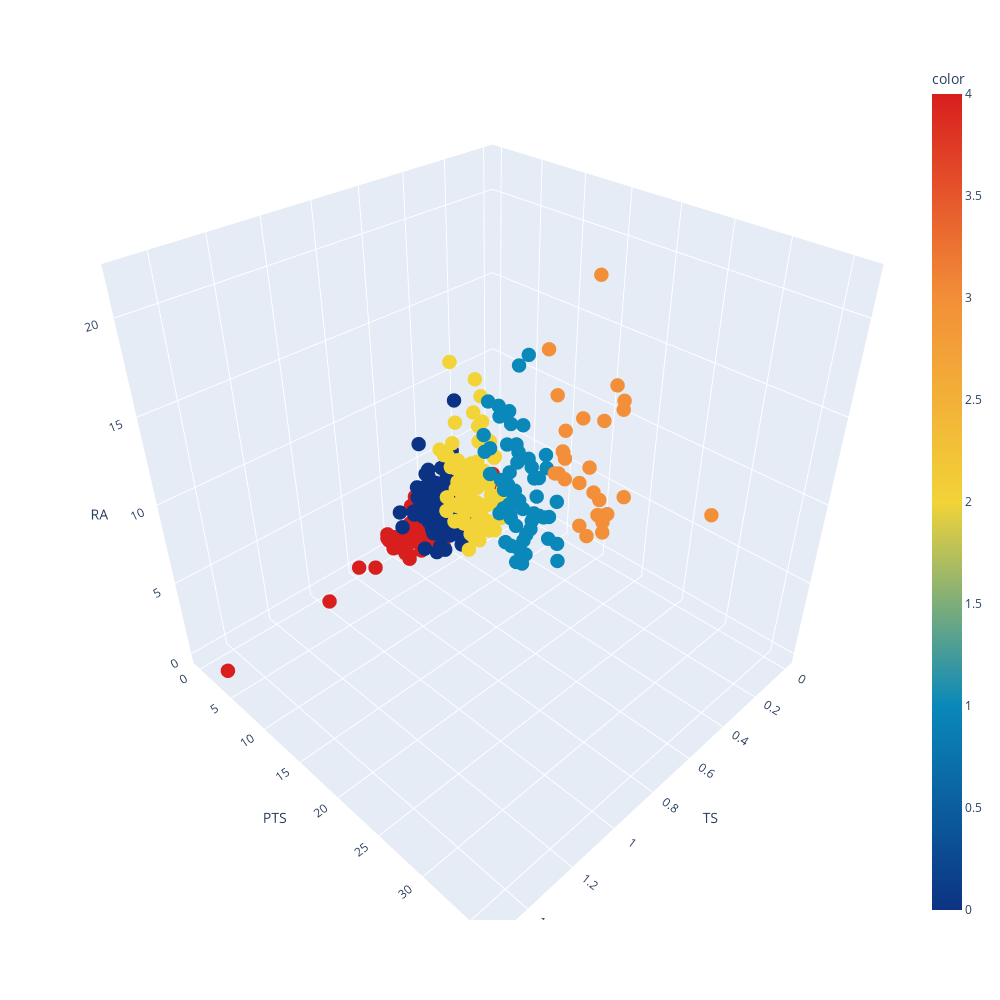

Here is the notebook cell this chart was saved with:
### Markdown cell above
## Interactive 3D graph

### Code cell
fig = px.scatter_3d(TS_Pts_RA, x='TS', y='PTS', z='RA',
              color=kmeans.labels_, width=1000, height=1000, color_continuous_scale='Portland')
fig.update_traces(marker=dict(size=5))

fig.show()

### Figure 1 — Plotly figure (JSON) as saved in the notebook; plotly's stock layout.template omitted (floating-point values rounded to 4 significant figures; data arrays with more than 128 entries replaced by an {"elided": "..."} marker saying what was removed)
{"data": [{"hoverlabel": {"namelength": 0}, "hovertemplate": "TS=%{x}<br>PTS=%{y}<br>RA=%{z}<br>color=%{marker.color}", "legendgroup": "", "marker": {"color": {"elided": "440 int values"}, "coloraxis": "coloraxis", "size": 5, "symbol": "circle"}, "mode": "markers", "name": "", "scene": "scene", "showlegend": false, "type": "scatter3d", "x": {"elided": "440 float values"}, "y": {"elided": "440 float values"}, "z": {"elided": "440 float values"}}], "layout": {"coloraxis": {"colorbar": {"title": {"text": "color"}}, "colorscale": [[0, "rgb(12,51,131)"], [0.25, "rgb(10,136,186)"], [0.5, "rgb(242,211,56)"], [0.75, "rgb(242,143,56)"], [1, "rgb(217,30,30)"]]}, "height": 1000, "legend": {"tracegroupgap": 0}, "margin": {"t": 60}, "scene": {"domain": {"x": [0, 1], "y": [0, 1]}, "xaxis": {"title": {"text": "TS"}}, "yaxis": {"title": {"text": "PTS"}}, "zaxis": {"title": {"text": "RA"}}}, "width": 1000}}
